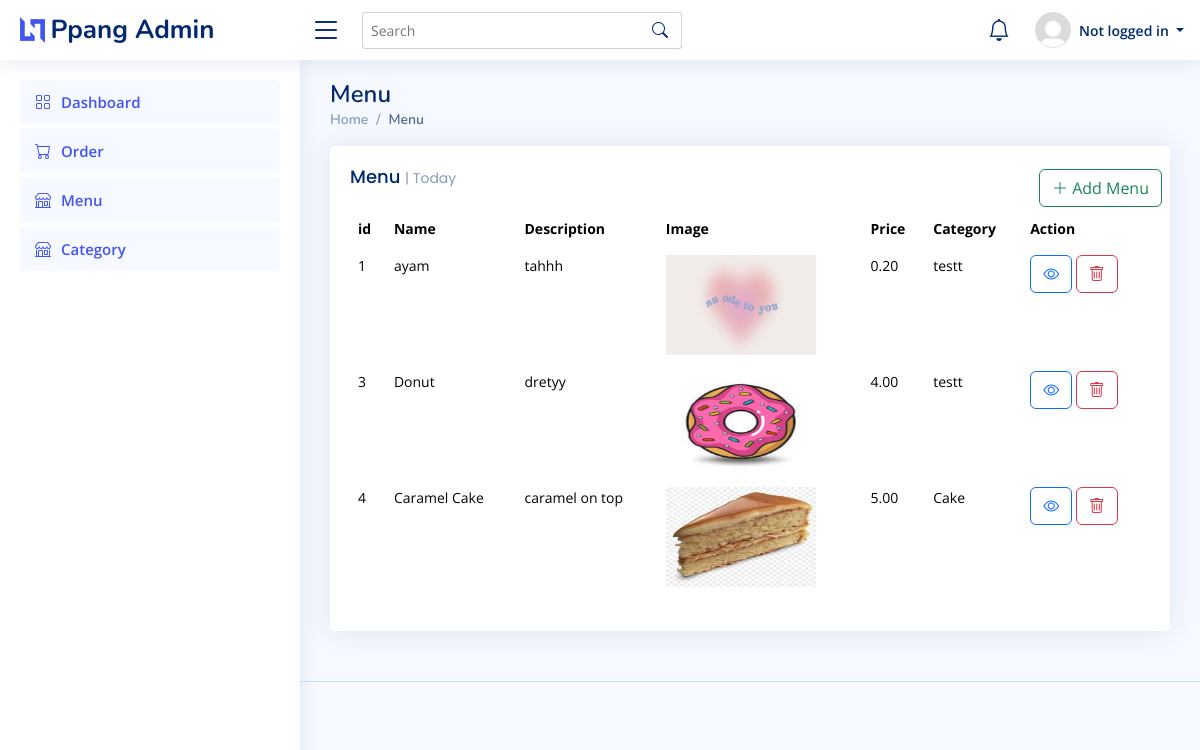
The app's page /menu/ with its own data.
### pages/models.py (models this page shows, shortened)
class Menu(models.Model):
    name = models.CharField(max_length=150)
    description = models.TextField()
    image = models.ImageField(upload_to='menu_images')
    price = models.DecimalField(max_digits=10,decimal_places=2)
    category = models.ForeignKey(Category, on_delete=models.CASCADE)
    created_at = models.DateTimeField(default=datetime.now())

class Category(models.Model):
    name = models.CharField(max_length=150)
    description = models.TextField()
    image = models.ImageField(upload_to='category_images')
    created_at = models.DateTimeField(default=datetime.now())

### pages/views.py (the view)
# urls.py: path('menu/',views.menu),
def menu(request):
    allMenu=Menu.objects.all()
    categories=Category.objects.all()
    return render(request,'menu.html',{'allMenu':allMenu, 'categories':categories})

### pages/context_processors.py (called while the page is built)
def notification_processor(request):
    if request.user.is_authenticated:
        notifications = Notification.objects.filter(is_read=False).order_by('-created_at')[:6]
        return {'notifications': notifications}
    return {}

### templates/menu.html (shortened to what this page needs)
{% load static %}
{% include 'header.html' %}
<main id="main" class="main">
    <div class="pagetitle">
      <h1>Menu</h1>
      <nav>
        <ol class="breadcrumb">
          <li class="breadcrumb-item"><a href="/">Home</a></li>
          <li class="breadcrumb-item active">Menu</li>
        </ol>
      </nav>
    </div>
    <section class="section dashboard">
      <div class="row">
        <div class="col-lg-12">
          <div class="row">
            <div class="col-12">
              <div class="card recent-sales overflow-auto">
                <div class="filter p-2">
                  <td>
                    <button type="button" class="btn btn-outline-success" data-bs-toggle="modal" data-bs-target="#addMenu">
                      <i class="bi bi-plus-lg"></i> Add Menu
                    </button>
                  </td>
                </div>
                <div class="card-body">
                  <h5 class="card-title">Menu <span>| Today</span></h5>
                  <table class="table table-borderless datatable">
                    <thead>
                      <tr>
                        <th scope="col">id</th>
                        <th scope="col">Name</th>
                        <th scope="col">Description</th>
                        <th scope="col">Image</th>
                        <th scope="col">Price</th>
                        <th scope="col">Category</th>
                        <th scope="col">Action</th>
                      </tr>
                    </thead>
                    <tbody>
                      {% for menu in allMenu %}
                      <tr>
                        <td>{{menu.id}}</td>
                        <td>{{menu.name}}</td>
                        <td>{{menu.description}}</td>
                        <td><img style="height:100px; width: 150px;" class="img-fluid img-responsive" src="{{menu.image.url}}"></td>
                        <td>{{menu.price}}</td>
                        <td>{{menu.category.name}}</td>
                        <td> <a class="btn btn-outline-primary" href="view-menu/{{menu.id}}"><i class="bi bi-eye"></i></a>
                          <button type="button" class="btn btn-outline-danger" data-bs-toggle="modal" data-bs-target="#menu-{{menu.id}}">
                            <i class="bi bi-trash"></i>
                          </button>
                          </td>
                      </tr>
                      {% endfor %}
                    </tbody>
                  </table>
                </div>
              </div>
            </div>
      </div>
    </section>
  </main>
{% include 'footer.html' %}

### static/assets/css/style.css (style rules this page uses)
:root { scroll-behavior: smooth; }
body { font-family: "Open Sans", sans-serif; background: #f6f9ff; color: #444444; }
a { color: #4154f1; text-decoration: none; }
h1, h2, h3, h4, h5, h6 { font-family: "Nunito", sans-serif; }
#main { margin-top: 60px; padding: 20px 30px; transition: all 0.3s; }
.pagetitle { margin-bottom: 10px; }
.pagetitle h1 { font-size: 24px; margin-bottom: 0; font-weight: 600; color: #012970; }
.card { margin-bottom: 30px; border: none; border-radius: 5px; box-shadow: 0px 0 30px rgba(1, 41, 112, 0.1); }
.card-title { padding: 20px 0 15px 0; font-size: 18px; font-weight: 500; color: #012970; font-family: "Poppins", sans-serif; }
.card-title span { color: #899bbd; font-size: 14px; font-weight: 400; }
.card-body { padding: 0 20px 20px 20px; }
.breadcrumb { font-size: 14px; font-family: "Nunito", sans-serif; color: #899bbd; font-weight: 600; }
.breadcrumb a { color: #899bbd; transition: 0.3s; }
.breadcrumb .breadcrumb-item::before { color: #899bbd; }
.breadcrumb .active { color: #51678f; font-weight: 600; }
@media (min-width: 1200px) { #main, #footer { margin-left: 300px; } }
.dashboard .filter { position: absolute; right: 0px; top: 15px; }
.dashboard .recent-sales { font-size: 14px; }
.dashboard .recent-sales .table thead { background: #f6f6fe; }
.dashboard .recent-sales .table thead th { border: 0; }

### records on screen
Menu: id "1", name "ayam", description "tahhh", image (picture), price "0.20", category.name "testt"
Menu: id "3", name "Donut", description "dretyy", image (picture), price "4.00", category.name "testt"
Menu: id "4", name "Caramel Cake", description "caramel on top", image (picture), price "5.00", category.name "Cake"
